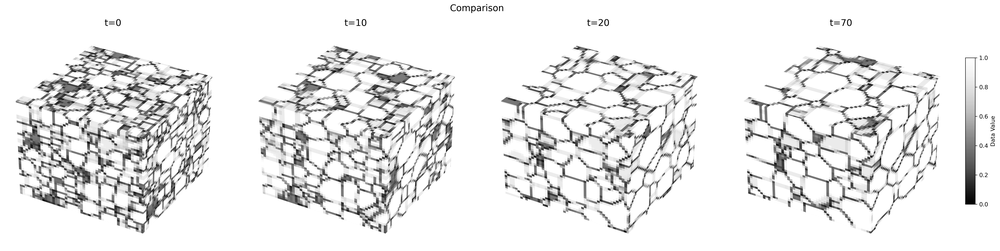
#> input picture job_scripts/3d_visual/gt96new.png, 1000 x 251 px, shrunk from 7371 x 1851 before the run
$ python align_images.py ../3d_visual/gnn.png ../3d_visual/gt96new.png out.png
#> lines starting #> are read from the running program, lines starting #| are printed output that depends on the picture
# original version
# https://github.com/apacha/CVC-MUSCIMA/blob/master/CompareDatasets.py

#import os
#from typing import Tuple, List

try:
    from cv2 import cv2, countNonZero, cvtColor
except:
    from cv2 import countNonZero, cvtColor
    import cv2

from PIL import Image, ImageChops
#from tqdm import tqdm
#import re
import numpy as np

def align_images_with_opencv(ref, pic, channel=0, mode='Homography', keep_channel=False):
#> called with ref = '../3d_visual/gt96new.png', pic = '../3d_visual/gnn.png', channel = 0, mode = 'Homography', keep_channel = False
    im_ref = cv2.imread(ref).astype('float32') if isinstance(ref, str) else ref.astype('float32')
#> im_ref: shape (251, 1000, 3) float32; min 0, max 255, mean 232.1
    im2 = cv2.imread(pic).astype('float32') if isinstance(pic, str) else pic.astype('float32')
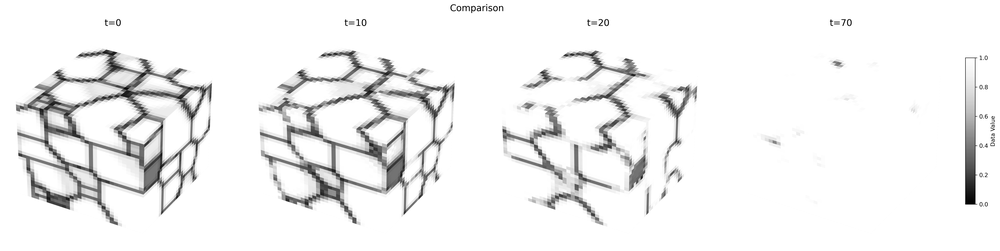
#> input picture job_scripts/3d_visual/gnn.png, 1000 x 251 px, shrunk from 7371 x 1851 before the run
#> im2: shape (251, 1000, 3) float32; min 0, max 255, mean 240.3
    if im_ref.ndim==3 and im_ref.shape[-1]==3: im_ref=im_ref[...,channel]
#> im_ref: shape (251, 1000) float32
    im2_orig = im2[:]
    if im2.ndim==3 and im2.shape[-1]==3:
        im2=im2[...,channel]
#> im2: shape (251, 1000) float32
        if not keep_channel:
            im2_orig = im2

    # Convert images to grayscale
    #im1_gray = cv2.cvtColor(im1, cv2.COLOR_BGR2GRAY)
    #im2_gray = cv2.cvtColor(im2, cv2.COLOR_BGR2GRAY)

#    im1_gray = cv2.bitwise_not(im1_gray)

    # Find size of image1
    sz = im_ref.shape
#> sz = (251, 1000)

    # Define the motion model
    warp_mode = cv2.MOTION_HOMOGRAPHY if mode=='Homography' else cv2.MOTION_AFFINE

    # Define 2x3 or 3x3 matrices and initialize the matrix to identity
    warp_matrix = np.eye(3 if mode=='Homography' else 2, 3, dtype=np.float32)

    # Specify the number of iterations.
    number_of_iterations = 100

    # Specify the threshold of the increment
    # in the correlation coefficient between two iterations
    termination_eps = 1e-7

    # Define termination criteria
    criteria = (cv2.TERM_CRITERIA_EPS | cv2.TERM_CRITERIA_COUNT, number_of_iterations, termination_eps)

    # Run the ECC algorithm. The results are stored in warp_matrix.
    (cc, warp_matrix) = cv2.findTransformECC(im_ref, im2, warp_matrix, warp_mode, criteria,
        inputMask=None, gaussFiltSize=1)
#> cc = 0.289; warp_matrix = [[1, -0.0317, -0.495], [0.00339, 0.985, -2.04], [8.1e-08, -4.84e-05, 1]]
    if mode=='Homography':
        pic_aligned = cv2.warpPerspective(im2_orig, warp_matrix, (sz[1], sz[0]),
                                      flags=cv2.INTER_LINEAR + cv2.WARP_INVERSE_MAP,
                                      borderMode=cv2.BORDER_CONSTANT, borderValue=0)
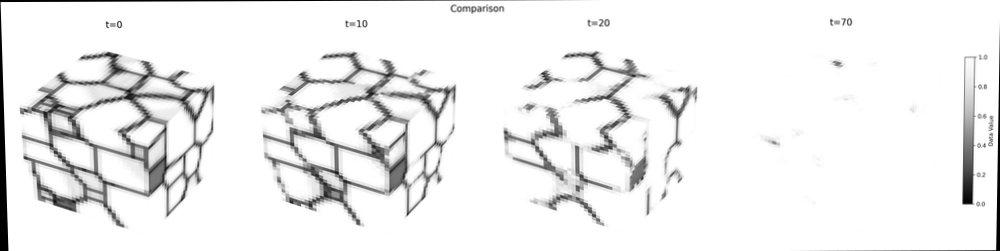
#> pic_aligned: shape (251, 1000) float32; min 0, max 255, mean 238
    else:
        pic_aligned = cv2.warpAffine(im2_orig, warp_matrix, (sz[1], sz[0]),
                                      flags=cv2.INTER_LINEAR + cv2.WARP_INVERSE_MAP,
                                      borderMode=cv2.BORDER_CONSTANT, borderValue=0)
    # print(f'debug ref {ref} pic {pic} out {pic_aligned.__class__}')
    return pic_aligned


if __name__ == '__main__':
    import argparse
    parser = argparse.ArgumentParser()
    parser.add_argument('img', default='img.png', help='image to be transformed')
    parser.add_argument('ref', default='ref.png', help='reference')
    parser.add_argument('out', default='out.png', help='output file')
    parser.add_argument('--mode', default='affine', help='Homography or affine')
    parser.add_argument('--keep_channel', action='store_true', help='transform all channels of img')
    parser.add_argument('--channel', type=int, default=0, help='which color channel to use')
    args = parser.parse_args()
    outf= align_images_with_opencv(args.ref, args.img, channel=args.channel, keep_channel=args.keep_channel)
    if args.out[-4:] == '.npy':
        np.save(args.out, np.array(outf))
    else:
        cv2.imwrite(args.out, outf)
    exit()
#> (the program exits here)
